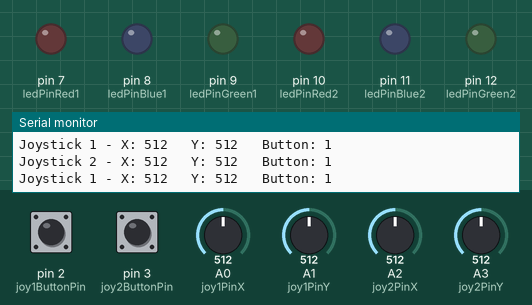
Simulated run of this sketch. Board: Arduino Uno, built with avr-gcc and run on an emulated ATmega328P. On the bench: output pins drawn as LEDs (lit = HIGH), the last lines printed to the serial monitor. Inputs (shaded band) come from the test bench; at power-on: A0 (joy1PinX) = 512, A1 (joy1PinY) = 512, A2 (joy2PinX) = 512, pin 2 (joy1ButtonPin) HIGH, pin 3 (joy2ButtonPin) HIGH, A3 (joy2PinY) = 512.

Above: at 1.2 s.
1.3 s: A0 (joy1PinX) set to 318
4.3 s: A0 (joy1PinX) set to 291
At 4.7 s:
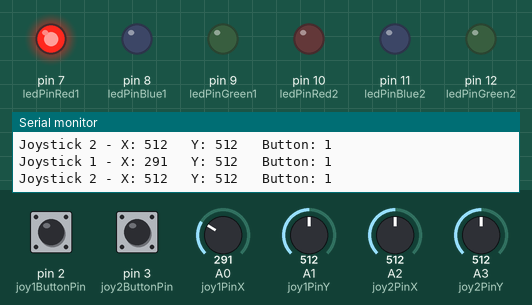
5.9 s: A1 (joy1PinY) set to 314
8.9 s: A1 (joy1PinY) set to 284
At 10.1 s:
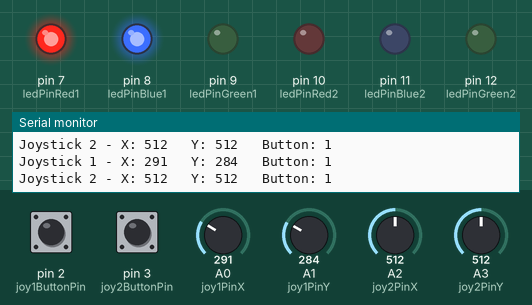
10.4 s: A2 (joy2PinX) set to 315
13.4 s: A2 (joy2PinX) set to 283
At 14.8 s:
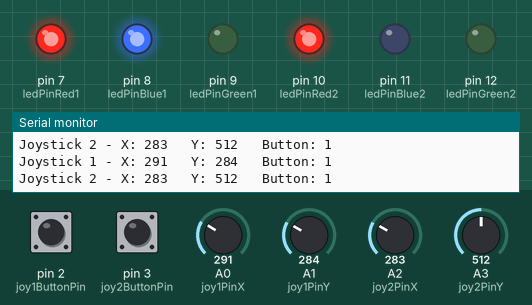
Timing chart, 0 to 15.9 s (numbered marks = the images above; inputs shaded):
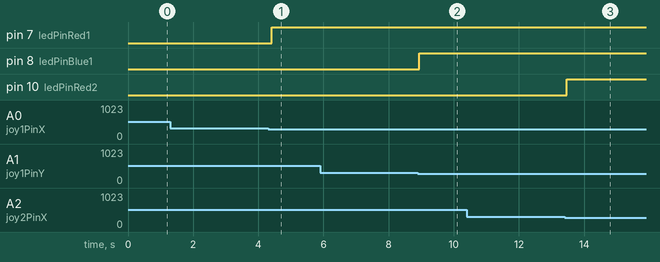

Measured:
- the behaviour switches between 300 and 299 on A0 (joy1PinX) (found by bisection; images 0 and 1)
- the behaviour switches between 300 and 299 on A1 (joy1PinY) (found by bisection; images 1 and 2)
- the behaviour switches between 300 and 299 on A2 (joy2PinX) (found by bisection; images 2 and 3)
- after the input at 4.3 s, pin 7 (ledPinRed1): LOW → HIGH after 0.11 s
- after the input at 8.9 s, pin 8 (ledPinBlue1): LOW → HIGH at once
- after the input at 13.4 s, pin 10 (ledPinRed2): LOW → HIGH after 0.07 s

The sketch:

JOYSTICK_TEST.ino
```cpp
 // Define pins for Joystick 1
int joy1PinX = A0;     // Analog pin A0 for Joystick 1 X-axis
int joy1PinY = A1;     // Analog pin A1 for Joystick 1 Y-axis
int joy1ButtonPin = 2; // Digital pin 2 for Joystick 1 button

// Define pins for Joystick 2
int joy2PinX = A2;     // Analog pin A2 for Joystick 2 X-axis
int joy2PinY = A3;     // Analog pin A3 for Joystick 2 Y-axis
int joy2ButtonPin = 3; // Digital pin 3 for Joystick 2 button

// Define pins for LEDs
int ledPinRed1 = 7;    // Connected to digital pin 7 (for Joystick 1 red LED)
int ledPinBlue1 = 8;   // Connected to digital pin 8 (for Joystick 1 blue LED)
int ledPinGreen1 = 9;  // Connected to digital pin 9 (for Joystick 1 green LED)
int ledPinRed2 = 10;   // Connected to digital pin 10 (for Joystick 2 red LED)
int ledPinBlue2 = 11;  // Connected to digital pin 11 (for Joystick 2 blue LED)
int ledPinGreen2 = 12; // Connected to digital pin 12 (for Joystick 2 green LED)

void setup() {
  // Initialize LEDs as outputs
  pinMode(ledPinRed1, OUTPUT);
  pinMode(ledPinBlue1, OUTPUT);
  pinMode(ledPinGreen1, OUTPUT);
  pinMode(ledPinRed2, OUTPUT);
  pinMode(ledPinBlue2, OUTPUT);
  pinMode(ledPinGreen2, OUTPUT);

  // Initialize Joystick 1 button pin
  pinMode(joy1ButtonPin, INPUT_PULLUP); // Using internal pull-up resistor

  // Initialize Joystick 2 button pin
  pinMode(joy2ButtonPin, INPUT_PULLUP); // Using internal pull-up resistor

  // Start serial communication (optional)
  Serial.begin(9600);
}

void loop() {
  // Read Joystick 1 positions
  int joy1xValue = analogRead(joy1PinX);
  int joy1yValue = analogRead(joy1PinY);

  // Read Joystick 1 button state (active LOW)
  int joy1ButtonState = digitalRead(joy1ButtonPin);

  // Read Joystick 2 positions
  int joy2xValue = analogRead(joy2PinX);
  int joy2yValue = analogRead(joy2PinY);

  // Read Joystick 2 button state (active LOW)
  int joy2ButtonState = digitalRead(joy2ButtonPin);

  // Joystick 1 LED control
  // Up or down (Y-axis)
  if (joy1yValue < 300) {
    digitalWrite(ledPinBlue1, HIGH);  // Turn on blue LED for Joystick 1
  } else {
    digitalWrite(ledPinBlue1, LOW);   // Turn off blue LED for Joystick 1
  }

  // Left or right (X-axis)
  if (joy1xValue < 300) {
    digitalWrite(ledPinRed1, HIGH);   // Turn on red LED for Joystick 1
  } else {
    digitalWrite(ledPinRed1, LOW);    // Turn off red LED for Joystick 1
  }

  // Joystick 1 button press
  if (joy1ButtonState == LOW) {
    digitalWrite(ledPinGreen1, HIGH); // Turn on green LED for Joystick 1
  } else {
    digitalWrite(ledPinGreen1, LOW);  // Turn off green LED for Joystick 1
  }

  // Joystick 2 LED control
  // Up or down (Y-axis)
  if (joy2yValue < 300) {
    digitalWrite(ledPinBlue2, HIGH);  // Turn on blue LED for Joystick 2
  } else {
    digitalWrite(ledPinBlue2, LOW);   // Turn off blue LED for Joystick 2
  }

  // Left or right (X-axis)
  if (joy2xValue < 300) {
    digitalWrite(ledPinRed2, HIGH);   // Turn on red LED for Joystick 2
  } else {
    digitalWrite(ledPinRed2, LOW);    // Turn off red LED for Joystick 2
  }

  // Joystick 2 button press
  if (joy2ButtonState == LOW) {
    digitalWrite(ledPinGreen2, HIGH); // Turn on green LED for Joystick 2
  } else {
    digitalWrite(ledPinGreen2, LOW);  // Turn off green LED for Joystick 2
  }

  // Print joystick and button states (optional)
  Serial.print("Joystick 1 - X: ");
  Serial.print(joy1xValue);
  Serial.print("\t Y: ");
  Serial.print(joy1yValue);
  Serial.print("\t Button: ");
  Serial.println(joy1ButtonState);

  Serial.print("Joystick 2 - X: ");
  Serial.print(joy2xValue);
  Serial.print("\t Y: ");
  Serial.print(joy2yValue);
  Serial.print("\t Button: ");
  Serial.println(joy2ButtonState);

  // Add a slight delay to avoid flooding the serial monitor
  delay(100);
}
```
